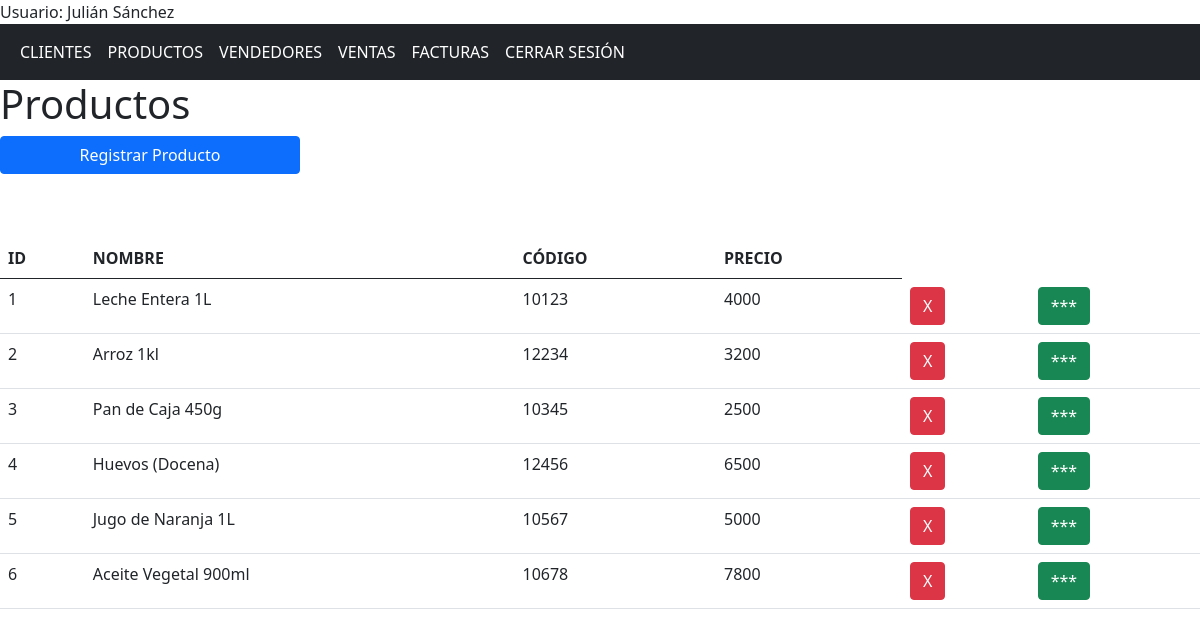
/productos (signed in), run on the app's committed database.
### app/models/models.py (models this page shows, shortened)
class Usuario(db.Model, UserMixin):
    id = db.Column(db.Integer, primary_key = True)
    nombre = db.Column(db.String(150), nullable = False)
    correo = db.Column(db.String(150), nullable = False, unique = True)
    contrasena = db.Column(db.String(150), nullable = False)

class Producto(db.Model):
    id = db.Column(db.Integer, primary_key = True)
    nombre = db.Column(db.String(150), nullable = False)
    precio = db.Column(db.Integer, nullable = False)
    codigo = db.Column(db.String(150), nullable = False, unique = True)
    compras = db.relationship('CompraProducto', backref='producto')
    facturas = db.relationship('FacturaProducto', backref='producto')

### app/controllers/nav.py (the view)
@nav.route('/productos')
@login_required
def productos():
    productos = Producto.query.all()
    return render_template('productos.html', productos = productos)

### app/templates/productos.html (shortened to what this page needs)
{% extends "base.html" %}
{% block contenido %}
    <div class="row">
        <h1>Productos</h1>
    </div>
    <button class=" btn btn-primary col-sm-3 mb-3" id="registrar">Registrar Producto</button>
    <div class="row mt-5">
    <div class="col">
        <table class="table table-hover">
            <tr>
                <th>ID</th>
                <th>NOMBRE</th>
                <th>CÓDIGO</th>
                <th>PRECIO</th>
            </tr>
            <tbody id="tbody">
                {% for producto in productos %}
                <tr>
                    <td>{{producto.id}}</td>
                    <td>{{producto.nombre}}</td>
                    <td>{{producto.codigo}}</td>
                    <td>{{producto.precio}}</td>
                    <form action="{{url_for('producto.eliminar_producto')}}" method="post">
                        <td><button class="btn btn-danger" name="id" value="{{producto.id}}" type="submit">X</button></td>
                        <td><button class="btn btn-success boton_info" name="info" value="{{producto.id}}" type="button">***</button></td>
                    </form>
                </tr>
                {% endfor%}
            </tbody>
        </table>
    </div>
    </div>
{% endblock %}

### app/templates/base.html (shortened to what this page needs)
<!DOCTYPE html>
<html lang="en">
<head>
    <link href="https://cdn.jsdelivr.net/npm/bootstrap@5.0.2/dist/css/bootstrap.min.css" rel="stylesheet">
    <link rel="stylesheet" href="{{ url_for('static', filename='css/styles.css') }}">
</head>
<body>
    {% if current_user.is_authenticated %}
    <div>Usuario: {{ current_user.nombre }}</div>
    {% endif %}
    <nav class="navbar navbar-expand-sm bg-dark navbar-dark">
        <div class="container-fluid">
            <ul class="navbar-nav">
                {% if current_user.is_authenticated %}
                <li class="nav-item">
                    <a class="nav-link active" href="{{url_for('nav.clientes')}}"> CLIENTES</a>
                </li>
                <li class="nav-item">
                    <a class="nav-link active" href="{{url_for('nav.productos')}}">PRODUCTOS</a>
                </li>
                <li class="nav-item">
                    <a class="nav-link active" href="{{url_for('nav.vendedores')}}">VENDEDORES</a>
                </li>
                <li class="nav-item">
                    <a class="nav-link active" href="{{url_for('nav.compras')}}">VENTAS</a>
                </li>
                <li class="nav-item">
                    <a class="nav-link active" href="{{url_for('nav.facturas')}}">FACTURAS</a>
                </li>
                <li class="nav-item">
                    <a class="nav-link active" href="{{url_for('aut.logout')}}">CERRAR SESIÓN</a>
                </li>
                {% endif %}
            </ul>
        </div>
    </nav>
    {%block contenido%}{%endblock%}
</body>
</html>

### data on the page
Usuario: nombre "Julián Sánchez"
Producto: id "1", nombre "Leche Entera 1L", codigo "10123", precio "4000"
Producto: id "2", nombre "Arroz 1kl", codigo "12234", precio "3200"
Producto: id "3", nombre "Pan de Caja 450g", codigo "10345", precio "2500"
Producto: id "4", nombre "Huevos (Docena)", codigo "12456", precio "6500"
Producto: id "5", nombre "Jugo de Naranja 1L", codigo "10567", precio "5000"
Producto: id "6", nombre "Aceite Vegetal 900ml", codigo "10678", precio "7800"
